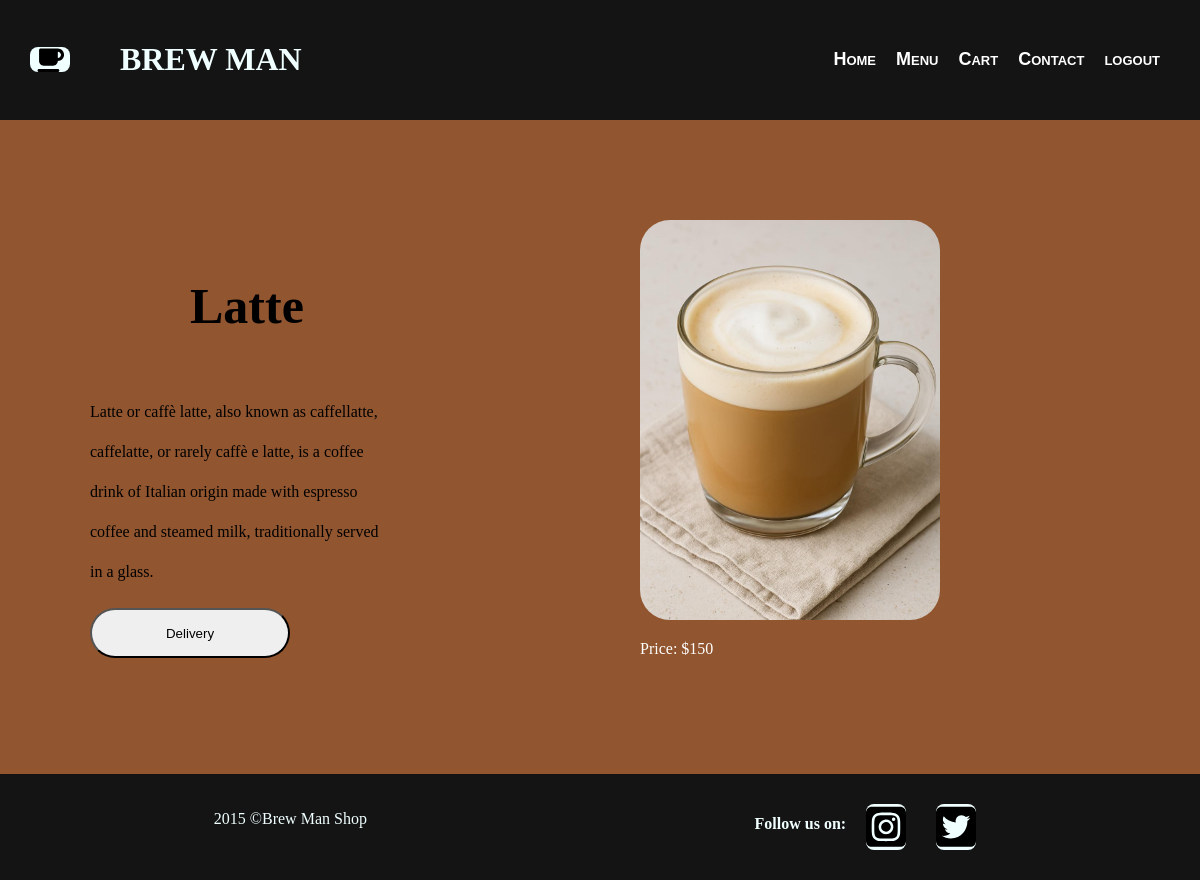
Screenshot of /order/?drink=Latte (signed in) with the database file from the repository.
### app/models.py (models this page shows, shortened)
class menu(models.Model):
    menu_name=models.CharField(max_length=100)
    menu_price=models.IntegerField()
    menu_description=models.TextField()
    menu_image=models.ImageField()

### app/views.py (the view)
# urls.py: path('order/',views.order,name='order'),
@login_required
def order(request):
    drink_name=request.GET.get('drink')
    selected_drink=menu.objects.get(menu_name=drink_name)
    return render(request,'order.html',{'drink':selected_drink})

### app/templates/order.html
{% extends 'base.html' %}
{% load static %}
{% block body %}
 <link rel="stylesheet" href="{% static 'css/order.css' %}">
    <div class="ordertype">
        <section class="order">
        <h2 id="tu">{{ drink.menu_name }}</h2>
            <p>{{ drink.menu_description }}</p>
            <a href="{% url 'buyed' %}"><button>Delivery</button></a>
        </section>
        <section class="ca">
            <img src="{{ drink.menu_image.url }}" alt="">
            <p>Price: ${{ drink.menu_price }}</p>
        </section>
    </div>
{% endblock %}

### static/css/base.css (style rules this page uses)
body { background-color: rgb(145, 85, 47); margin: 0px; }
h2 { margin-left: auto; }

### static/css/order.css (style rules this page uses)
body { margin: 0px; }
.ca { padding: 100px; width: 400px; color: rgb(255, 255, 255); justify-content: center; align-items: center; }
.ca img { width: 300px; height: 400px; border-radius: 30px; }
.order { display: flex; flex-direction: column; padding: 30px; width: 300px; }
.order p { line-height: 40px; }
.order button { width: 200px; height: 50px; border-radius: 30px; }
.ordertype { display: flex; flex-direction: row; align-items: center; justify-content:space-around ; }
#tu { font-size: 50px; margin-left: 100px; }

### rows the page displays
menu: menu_name "Latte", menu_description "Latte or caffè latte, also known as caffellatte, caffelatte, or rarely caffè e latte, is a coffee drink of Italian origin made with espresso coffee and steamed milk, traditionally served in a glass.", menu_image (picture), menu_price "150"
